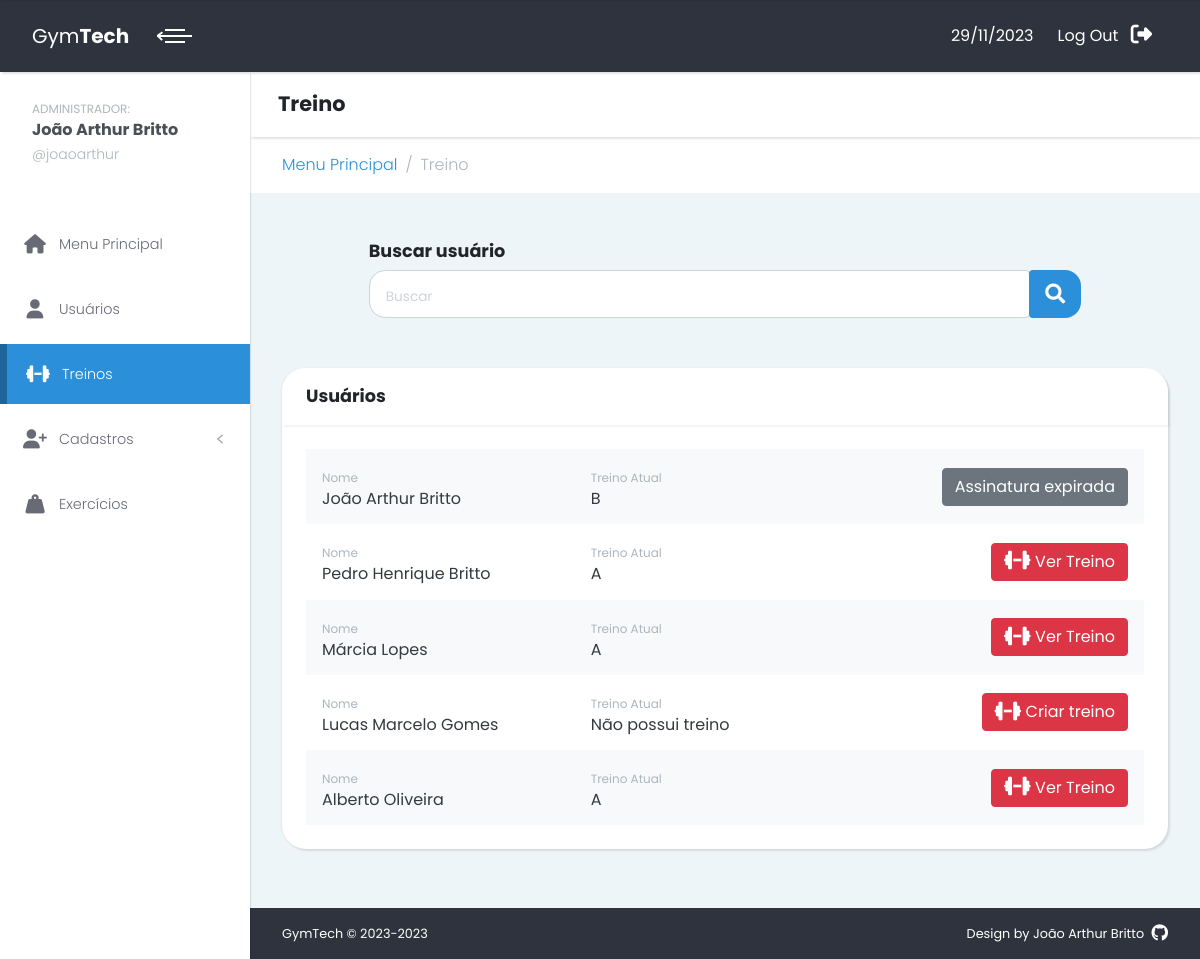
The app's page /treino/ (signed in) with its own data.
### cadastro/models.py (models this page shows, shortened)
class Person(models.Model):
    matricula = models.AutoField('Matrícula', primary_key=True)
    name = models.CharField('Nome', max_length=100)
    email = models.EmailField('E-mail')
    cpf = models.CharField('CPF', max_length=14, unique=True)
    birthDate = models.DateField('Data de nascimento')
    phone = models.CharField('Telefone', max_length=15)
    whatsapp = models.BooleanField('Possui whatsapp?', default=True)
    profileImage = models.ImageField('Imagem de perfil', upload_to ="profileImages/", blank=True)

### treino/models.py (models this page shows, shortened)
class Current_workout(models.Model):
    current_workout_person = models.OneToOneField(Person, on_delete=models.CASCADE, related_name="current_workout")
    name = models.OneToOneField(Workout, on_delete=models.CASCADE)

class Workout(models.Model):
    workout_person = models.ForeignKey(Person, on_delete=models.CASCADE, related_name='workouts')
    workout_name = models.CharField('Nome do treino', max_length=1, validators=[MaxLengthValidator(limit_value=1)])
    quantity = models.IntegerField('Quantidade de vezes')
    current_quantity = models.IntegerField('Atual quantidade',default=0, blank=True)

### treino/views.py (the view)
# urls.py: path('treino/', include('treino.urls')),
@login_required
def treino(request):
    people = Person.objects.all()
    search = request.GET.get("q")
    if search:
        people = Person.objects.filter(Q(name__icontains=search) | Q(email__icontains=search) | Q(cpf__icontains=search))
    context = {
        'people':people
    }
    return render(request, 'treino.html', context=context)

### usuarios/templatetags/customTags.py (called while the page is built)
@register.filter(expects_localtime=True)
def is_past(value):
    if isinstance(value, datetime):
        value = value.date()
    return value < date.today()

@register.filter
def starts_with(value, prefix):
    return value.startswith(prefix)

### treino/templates/treino.html (shortened to what this page needs)
{% extends 'layout.html' %}
{% load static %}
{% load customTags %}
{% block subtitle %}Treino{% endblock %}
{% block breadcrumbs %}
  <li class="breadcrumb-item"><a class="fw-light" href="{% url 'menu-principal' %}">Menu Principal</a></li>
  <li class="breadcrumb-item active fw-light">Treino</li>
{% endblock %}
{% block content %}
<form action="{% url 'treinos' %}" method="get">
  <h4 class="mt-5 w-75 text-start mx-auto">Buscar usuário</h4>
  <div class="input-group rounded w-75 mx-auto input-group-lg" role="search">
      <input type="search" class="form-control rounded-end rounded-4" placeholder="Buscar" name="q" aria-label="Search"
        aria-describedby="search-addon" />
      <button class="input-group-text border-0 btn-primary btn rounded-start rounded-4" type="submit" id="search-addon">
        <i class="fas fa-search text-white"></i>
      </button>
  </div>
</form>
<section class="forms">
  <div class="container-fluid">
    <div class="row">
      <div class="" id="">
          <div class="card mb-0 h-100">
            <div class="card-header d-flex align-items-center justify-content-between">
              <h3 class="h4 mb-0">Usuários</h3>
            </div>
            <div class="card-body">
              {% if people %}
                {% for person in people %}
                <div class="p-3 d-flex align-items-center {% cycle 'bg-light' '' %}">
                  <div class="col-4">
                    <small class="text-gray-500">Nome</small>
                    <h3 class="h5 fw-normal text-dark mb-0">{{person.name}}</h3>
                  </div>
                  <div class="col-4">
                    <small class="text-gray-500">Treino Atual</small>
                    {% if person.current_workout.name.workout_name %}
                      <h3 class="h5 fw-normal text-dark mb-0">{{person.current_workout.name.workout_name}}</h3>
                    {% else %}
                      <h3 class="h5 fw-normal text-dark mb-0">Não possui treino</h3>
                    {% endif %}
                  </div>
                  <div class="col d-flex justify-content-end">
                    {% if person.plan.expiration_date|is_past %}
                      <a class="btn btn-secondary" href="{% url 'renovar-assinatura' person.matricula %}">
                        Assinatura expirada
                      </a>
                    {% else %}
                        {% if person.current_workout.name.workout_name == '' %}
                          <a class="btn btn-danger" href="{% url 'criar-treino' person.matricula %}">
                            <i class="fa-solid fa-dumbbell fa-lg"></i>
                            Criar treino
                          </a>
                        {% else %}
                          <a class="btn btn-danger" href="{% url 'ver-treino' person.matricula person.current_workout.name.workout_name %}">
                            <i class="fa-solid fa-dumbbell fa-lg"></i>
                            Ver Treino
                          </a>
                        {% endif %}
                    {% endif %}
                  </div>
                </div>
                {% endfor %}
              {% else %}
                <div class="d-flex align-items-center justify-content-center">
                  <p>Não foi encontrado nenhum resultado com este nome</p>
                </div>
              {% endif %}
            </div>
          </div>
        </div>
    </div>
  </div>
</section>
{% endblock %}

### menu/templates/layout.html (shortened to what this page needs)
{% extends 'head_layout.html' %}
{% block main_layout %}
{% load static %}
{% load customTags %}
{% now "Y" as current_year %}
{% url 'menu-principal' as menu %}
{% url 'cadastro' as cadastro %}
{% url 'usuarios' as usuarios %}
{% url 'treinos' as treinos %}
{% url 'exercicios' as exerciciosUrl %}
{% now "d/m/Y" as current_date %}
  <div class="page">
    <header class="header z-index-50">
      <nav
        class="nav navbar py-3 px-0 shadow-sm text-white position-relative">
        <div class="container-fluid w-100">
          <div
            class="navbar-holder d-flex align-items-center justify-content-between w-100">
            <div class="navbar-header">
              <a
                class="navbar-brand d-none d-sm-inline-block"
                href="/">
                <div class="brand-text d-none d-lg-inline-block">
                  <span>Gym</span><strong>Tech</strong>
                </div>
              </a>
              <a
                class="ms-2 menu-btn active"
                id="toggle-btn"
                href="#"><span></span><span></span><span></span></a>
            </div>
            <ul
              class="nav-menu list-unstyled d-flex flex-md-row align-items-center">
              <li class="nav-item my-0 py-0">
                <p class="d-inline me-xl-2 mt-5">{{current_date}}</p>
              </li>
              <li class="nav-item">
                <a class="nav-link text-white" href="{% url 'logout' %}">
                  <span class="d-none d-sm-inline me-xl-2">Log Out</span>
                  <i class="fa-solid fa-right-from-bracket fa-lg"></i>
                </a>
              </li>
            </ul>
          </div>
        </div>
      </nav>
    </header>
    <div class="page-content d-flex align-items-stretch">
      <nav class="side-navbar z-index-40">
        <a href="{% url 'admin' %}" class>
          <div class="sidebar-header d-flex align-items-center py-4 px-3">
            <div class="ms-3 title">
              <small class="text-gray-500">ADMINISTRADOR:</small>
              <h5 class="mb-2 me-0 text-gray-700">
                {{user.first_name}} {{user.last_name}}
              </h5>
              <p class="text-sm text-gray-500 fw-light mb-0 lh-1">
                @{{user.username}}
              </p>
            </div>
          </div>
        </a>
        <ul class="list-unstyled py-4">
          <li
            class="sidebar-item {% if request.path == menu %} active {% endif %}">
            <a class="sidebar-link" href="{{menu}}">
              <i class="fa-solid fa-house fa-lg me-xl-2"></i>
              Menu Principal
            </a>
          </li>
          <li
            class="sidebar-item {% if request.path|starts_with:usuarios %}active{% endif %}">
            <a class="sidebar-link" href="{{usuarios}}">
              <i class="fa-solid fa-user fa-lg me-xl-2"></i>
              Usuários
            </a>
          </li>
          <li
            class="sidebar-item {% if request.path|starts_with:treinos %}active{% endif %}">
            <a class="sidebar-link" href="{{treinos}}">
              <i class="fa-solid fa-dumbbell fa-lg me-xl-2"></i>
              Treinos
            </a>
          </li>
          <li
            class="sidebar-item {% if request.path|starts_with:cadastro %}active{% endif %}">
            <a
              class="sidebar-link"
              href="#exampledropdownDropdown"
              data-bs-toggle="collapse">
              <i class="fa-solid fa-user-plus fa-lg me-xl-2"></i>
              Cadastros
            </a>
          </li>
          <li
            class="sidebar-item {% if request.path|starts_with:exerciciosUrl %}active{% endif %}">
            <a class="sidebar-link" href="{{exerciciosUrl}}">
              <i class="fa-solid fa-weight-hanging fa-lg me-xl-2"></i>
              Exercícios
            </a>
          </li>
        </ul>
      </nav>
      <div class="content-inner w-100">
        <header class="bg-white shadow-sm px-4 py-3 z-index-20">
          <div class="container-fluid px-0">
            <h2 class="mb-0 p-1">{% block subtitle %}{% endblock %}</h2>
          </div>
        </header>
        <div class="bg-white">
          <div class="container-fluid">
            <nav aria-label="breadcrumb">
              <ol class="breadcrumb mb-0 py-3">
                {% block breadcrumbs %} {% endblock %}
              </ol>
            </nav>
          </div>
        </div>
        {% include 'messages.html' %} {% block content %} {% endblock %}
        <footer
          class="position-absolute bottom-0 bg-darkBlue text-white text-center py-3 w-100 text-xs"
          id="footer">
          <div class="container-fluid">
            <div class="row gy-2">
              <div class="col-sm-6 text-sm-start">
                <p class="mb-0">GymTech © 2023-{{current_year}}</p>
              </div>
              <div class="col-sm-6 text-sm-end">
                <p class="mb-0">
                  Design by
                  <a
                    href="https://github.com/j0aoarthur"
                    class="text-white text-decoration-none">João Arthur Britto
                    <i class="ms-1 fa-brands fa-github fa-lg"></i>
                  </a>
                </p>
              </div>
            </div>
          </div>
        </footer>
      </div>
    </div>
  </div>
{% endblock %}

### staticfiles/css/custom.css (style rules this page uses)
.sidebar-item { margin: 5px 0; line-height: 0.8rem; }
.sidebar-link { font-weight: 600; color: #2b90d9; }
.sidebar-link i { margin: 0.8rem 0; width: 2rem; text-align: center; }

### records on screen
Person: name "João Arthur Britto", current_workout.name.workout_name "B", shows "Assinatura expirada"
Person: name "Pedro Henrique Britto", current_workout.name.workout_name "A", shows "Ver Treino"
Person: name "Márcia Lopes", current_workout.name.workout_name "A", shows "Ver Treino"
Person: name "Lucas Marcelo Gomes", shows "Não possui treino", shows "Criar treino"
Person: name "Alberto Oliveira", current_workout.name.workout_name "A", shows "Ver Treino"

### other values on screen
{{ current_date }} "29/11/2023"
{{ user.first_name }} "João Arthur"
{{ user.last_name }} "Britto"
{{ user.username }} "joaoarthur"
{{ current_year }} "2023"
